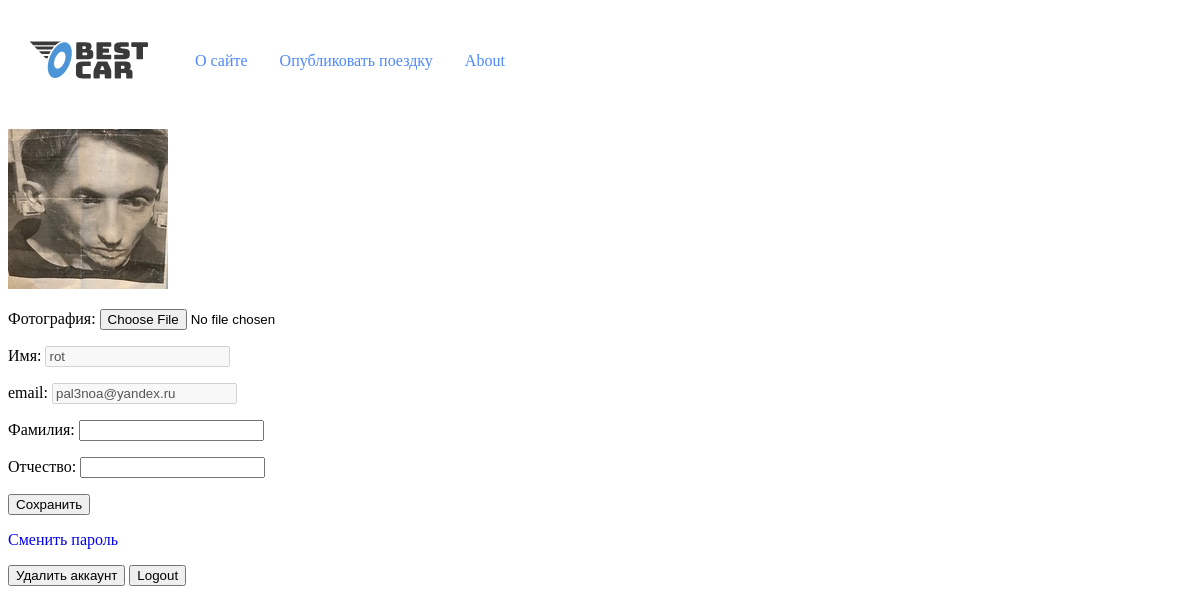
Before: /users/profile/ (signed in) with the older database file.
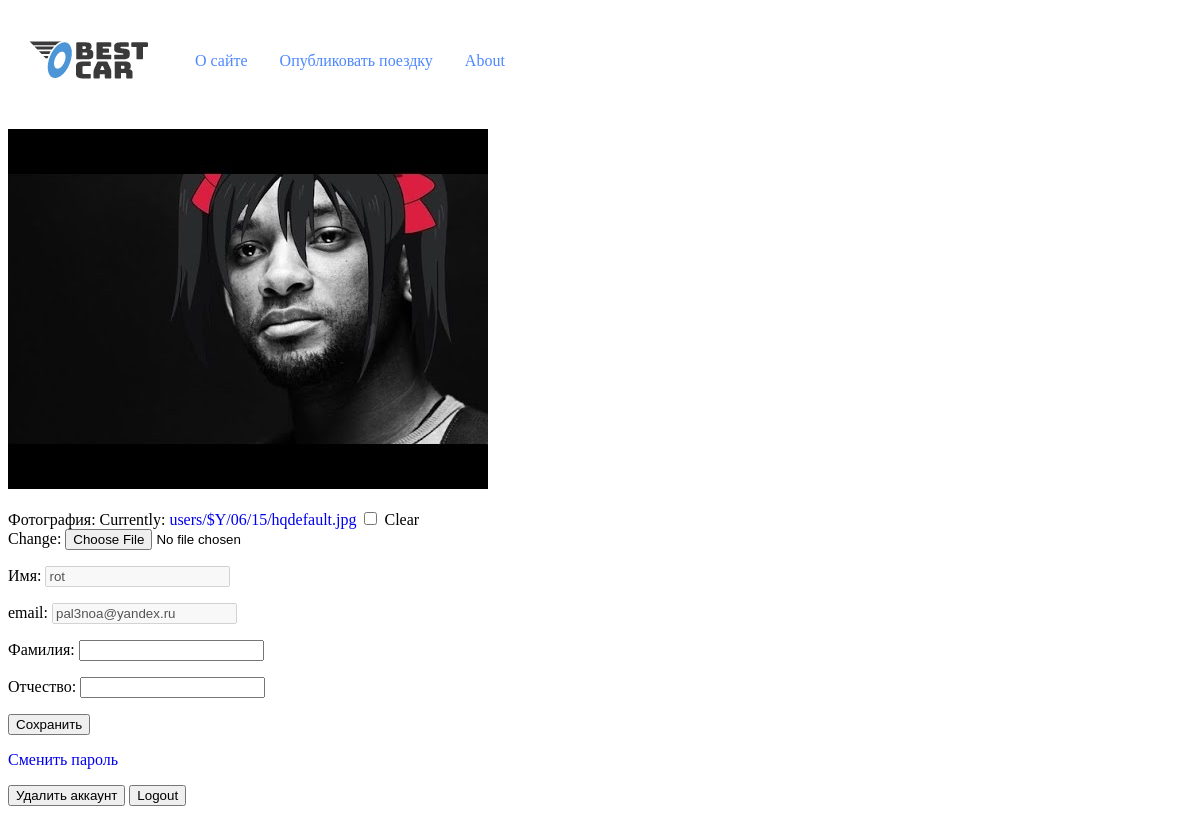
After: the same page with the newer database file.
### users/models.py (models this page shows, shortened)
class User(AbstractUser):
    photo = models.ImageField(upload_to='users/$Y/%m/%d/', blank = True, null = True, verbose_name='Фотография')

### users/views.py (the view, shortened to what this page needs)
# urls.py: path('profile/', ProfileUser.as_view(), name='profile'),
class ProfileUser(DataMixin, LoginRequiredMixin, UpdateView):
    model = get_user_model()
    form_class = UserProfile
    template_name = 'users/profile.html'
    def get_context_data(self, **kwargs):
        context = super().get_context_data(**kwargs)
        return self.get_mixin_context(context, default_image=settings.DEFAULT_USER_IMAGE)
    def get_object(self, queryset=None):
        return self.request.user

### users/forms.py
class UserProfile(ModelForm):
    username = forms.CharField(disabled=True, label='Имя',
                               widget=forms.TextInput(attrs={'class': 'form-input'}))
    email = forms.CharField(disabled=True, label='email',
                            widget=forms.TextInput(attrs={'class': 'form-input'}))
    class Meta:
        model = get_user_model()
        fields = ['photo', 'username', 'email', 'first_name', 'last_name']
        labels = {'email': 'E-mail',
                  'first_name': 'Фамилия',
                  'last_name': 'Отчество',
                  }
        widgets = {'first_name': forms.TextInput(attrs={'class': 'form-input'}),
                   'last_name': forms.TextInput(attrs={'class': 'form-input'}),
                   }

### bestcar/utils.py (called while the page is built)
    def get_mixin_context(self, context, **kwargs):
        context['menu']=MENU
        context.update(kwargs)
        return context

### users/templates/users/profile.html (shortened to what this page needs)
{% extends 'bestcar/base.html' %}
{% block content %}
<form method="post" enctype = 'multipart/form-data'>
    {% if user.photo %}
    <p><img class = 'img-article-left thumb' src=" {{ user.photo.url}}"></p>
    {% else %}
    <p><img src ='{{default_image}}'></p>
    {% endif %}
    {{ form.as_p }}
    <p><button type="submit">Сохранить</button></p>
</form>
<p> <a href="{% url 'users:password_change' %}" title ='Сменить пароль для текущего пользователя'>Сменить пароль</a> </p>
<form action="{% url 'users:delete' %}" method="post">
                  <button type="submit" class="btn btn-info">Удалить аккаунт</button>
<form action="{% url 'users:logout' %}" method="post">
                  <button type="submit" class="btn btn-info">Logout</button>
            </form>
</form>
{% endblock %}

### bestcar/templates/bestcar/base.html (shortened to what this page needs)
<!DOCTYPE html>
<html lang="en">
{% load static %}
<head>
    <link rel="stylesheet" type="text/css" href="{% static 'bestcar/css/style_base.css' %}">
</head>
<body>
        {% block menu %}
        <ul class="menu" >
            <li><a href="{% url 'home' %}">
            <img src="{% static 'bestcar/images/logo.png' %}" class="logo" alt="Best car" /></a></li>
            {% for m in menu %}
            <li> <a href="{% url m.url_name %}">{{ m.title }}</a></li>
            {% endfor %}
            <li><a href="#">About</a>
            </li>
        </ul>
        {% endblock menu %}
    {% block content %}
    {% endblock %}
</body>
</html>

### bestcar/static/bestcar/css/style_base.css (style rules this page uses)
.menu { display: flex; background: white; list-style: none; margin: 0; padding-left: 0; align-items: center; }
a { text-decoration: none; }
li { color: #FFFFFF; background: white; display: block; float: left; padding: 1rem; position: relative; text-decoration: none; transition-duration: 0.5s; }
li a { color: #4D88FF; }

Changed rows visible on the page:
changed User "rot": photo: picture added
Other visible differences:
form field as_p: (not shown) → "☐"
text no longer shown: "Фотография: Имя: email: Фамилия: Отчество:"
text now shown: "Фотография: Currently: users/$Y/06/15/hqdefault.jpg Clear Change: Имя: email: Фамилия: Отчество:"
